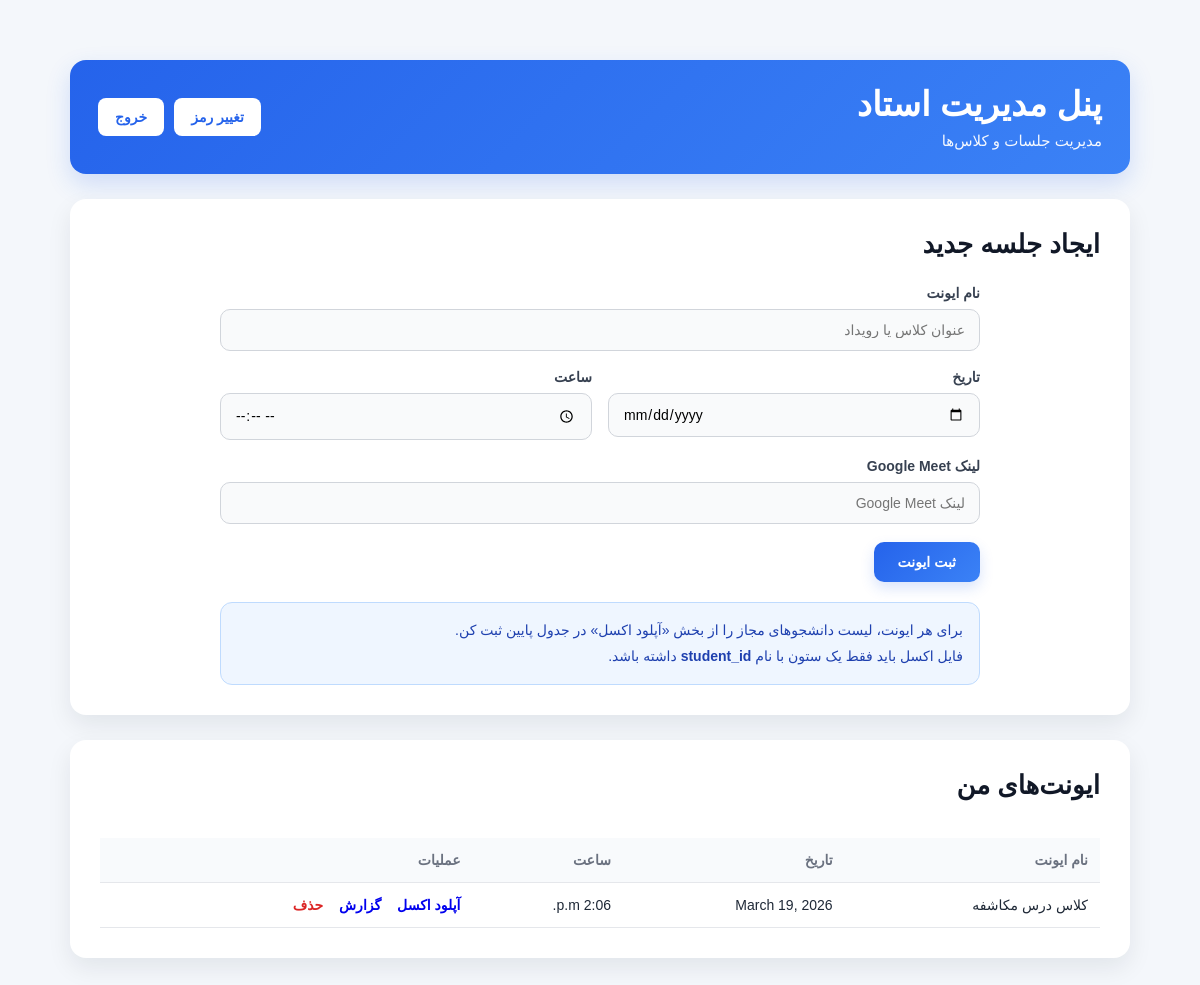
Page /dashboard/ (signed in) on the committed database.
### events/models.py (models this page shows, shortened)
class Event(models.Model):
    teacher = models.ForeignKey(
        settings.AUTH_USER_MODEL,
        on_delete=models.CASCADE,
        related_name="events",
        limit_choices_to={"role": "TEACHER"},
    )
    title = models.CharField(max_length=200)
    meeting_link = models.URLField()
    event_date = models.DateField()
    event_time = models.TimeField()
    created_at = models.DateTimeField(auto_now_add=True)

### accounts/views.py (the view)
# urls.py: path("", views.teacher_dashboard, name="teacher_dashboard"),
@login_required
def teacher_dashboard(request):
    events = Event.objects.filter(teacher=request.user)
    form = EventForm()
    return render(
        request,
        "accounts/dashboard.html",
        {
            "events": events,
            "form": form,
        },
    )

### events/forms.py
class EventForm(forms.ModelForm):
    class Meta:
        model = Event
        fields = ["title", "event_date", "event_time", "meeting_link"]
        widgets = {
            "title": forms.TextInput(attrs={"placeholder": "عنوان کلاس یا رویداد"}),
            "event_date": forms.DateInput(attrs={"type": "date"}),
            "event_time": forms.TimeInput(attrs={"type": "time"}),
            "meeting_link": forms.URLInput(attrs={"placeholder": "لینک Google Meet"}),
        }

### accounts/templates/accounts/dashboard.html (shortened to what this page needs)
<!DOCTYPE html>
<html lang="fa" dir="rtl">
<head>
</head>
<body>
<div class="container">
    <div class="header">
        <div>
            <h1>پنل مدیریت استاد</h1>
            <p>مدیریت جلسات و کلاس‌ها</p>
        </div>
        <div class="header-buttons">
            <a href="{% url 'password_change' %}" class="btn">تغییر رمز</a>
            <a href="{% url 'accounts:logout' %}" class="btn">خروج</a>
        </div>
    </div>
    <div class="card">
        <h2>ایجاد جلسه جدید</h2>
        <div class="form-box">
            <form method="post" action="/events/create/" class="event-form">
                <div class="row">
                    <div class="col-full">
                        <label>نام ایونت</label>
                        {{ form.title }}
                    </div>
                </div>
                <div class="row two-cols">
                    <div class="col">
                        <label>تاریخ</label>
                        {{ form.event_date }}
                    </div>
                    <div class="col">
                        <label>ساعت</label>
                        {{ form.event_time }}
                    </div>
                </div>
                <div class="row">
                    <div class="col-full">
                        <label>لینک Google Meet</label>
                        {{ form.meeting_link }}
                    </div>
                </div>
                <div class="submit-row">
                    <button type="submit" class="submit-btn">ثبت ایونت</button>
                </div>
            </form>
            <div class="helper-box">
                برای هر ایونت، لیست دانشجوهای مجاز را از بخش «آپلود اکسل» در جدول پایین ثبت کن.<br>
                فایل اکسل باید فقط یک ستون با نام <strong>student_id</strong> داشته باشد.
            </div>
        </div>
    </div>
    <div class="card">
        <h2>ایونت‌های من</h2>
        <div class="table-wrap">
            <table>
                <thead>
                    <tr>
                        <th>نام ایونت</th>
                        <th>تاریخ</th>
                        <th>ساعت</th>
                        <th>عملیات</th>
                    </tr>
                </thead>
                <tbody>
                    {% for event in events %}
                    <tr id="event-row-{{ event.id }}">
                        <td>{{ event.title }}</td>
                        <td>{{ event.event_date }}</td>
                        <td>{{ event.event_time }}</td>
                        <td class="actions">
                            <a href="/events/upload-excel/{{ event.id }}/">آپلود اکسل</a>
                            <a href="#"
                            onclick="openReportModal('{{ event.title|escapejs }}'); return false;">
                            گزارش
                            </a>
                            <a href="#"
                               class="delete"
                               onclick="openDeleteModal('{{ event.id }}', '{{ event.title|escapejs }}'); return false;">
                                حذف
                            </a>
                        </td>
                    </tr>
                    {% empty %}
                    <tr>
                        <td colspan="4" class="empty-row">هیچ ایونتی ثبت نشده است</td>
                    </tr>
                    {% endfor %}
                </tbody>
            </table>
        </div>
    </div>
</div>
</body>
</html>

### accounts/templates/accounts/dashboard.html (style rules this page uses)
* { box-sizing: border-box; }
body { font-family: Tahoma, Arial, sans-serif; background: #f4f7fb; margin: 0; color: #1f2937; }
.container { max-width: 1100px; margin: 40px auto; padding: 20px; }
.header { background: linear-gradient(135deg, #2563eb, #3b82f6); color: white; padding: 24px 28px; border-radius: 16px; display: flex; justify-content: space-between; align-items: center; box-shadow: 0 10px 24px rgba(37, 99, 235, 0.18); }
.header h1 { margin: 0 0 8px 0; font-size: 34px; }
.header p { margin: 0; font-size: 15px; opacity: 0.95; }
.header-buttons { display: flex; gap: 10px; }
.btn { background: white; color: #2563eb; padding: 10px 16px; border-radius: 8px; text-decoration: none; font-weight: bold; font-size: 14px; transition: 0.2s; border: 1px solid rgba(255,255,255,0.3); }
.card { background: white; margin-top: 25px; padding: 30px; border-radius: 16px; box-shadow: 0 10px 24px rgba(15, 23, 42, 0.08); }
.card h2 { margin: 0 0 25px 0; font-size: 26px; color: #111827; }
.form-box { max-width: 760px; margin: 0 auto; }
.event-form .row { margin-bottom: 18px; }
.two-cols { display: flex; gap: 16px; }
.col { flex: 1; }
.col-full { width: 100%; }
label { font-weight: bold; display: block; margin-bottom: 8px; color: #374151; font-size: 14px; }
input, textarea, select { width: 100%; padding: 12px 14px; border-radius: 10px; border: 1px solid #d1d5db; font-size: 14px; transition: 0.2s; background: #f9fafb; font-family: inherit; }
input[type="date"], input[type="time"] { cursor: pointer; }
.submit-row { display: flex; justify-content: flex-start; margin-top: 8px; }
.submit-btn { background: linear-gradient(135deg, #2563eb, #3b82f6); color: white; border: none; padding: 12px 24px; border-radius: 10px; cursor: pointer; font-size: 14px; font-weight: bold; transition: 0.2s; box-shadow: 0 6px 14px rgba(37, 99, 235, 0.18); }
.helper-box { margin-top: 20px; padding: 14px 16px; background: #eff6ff; border: 1px solid #bfdbfe; border-radius: 12px; color: #1e40af; font-size: 14px; line-height: 1.9; }
.table-wrap { overflow-x: auto; }
table { width: 100%; border-collapse: collapse; margin-top: 12px; }
th, td { padding: 14px 12px; border-bottom: 1px solid #e5e7eb; text-align: right; font-size: 14px; vertical-align: middle; }
th { color: #6b7280; background: #f8fafc; font-weight: bold; }
.actions { white-space: nowrap; }
.actions a { margin-left: 12px; text-decoration: none; font-weight: bold; font-size: 14px; }
.delete { color: #dc2626; }

### rows in the picture
Event: title "کلاس درس مکاشفه", event_date "March 19, 2026", event_time "2:06 p.m."
